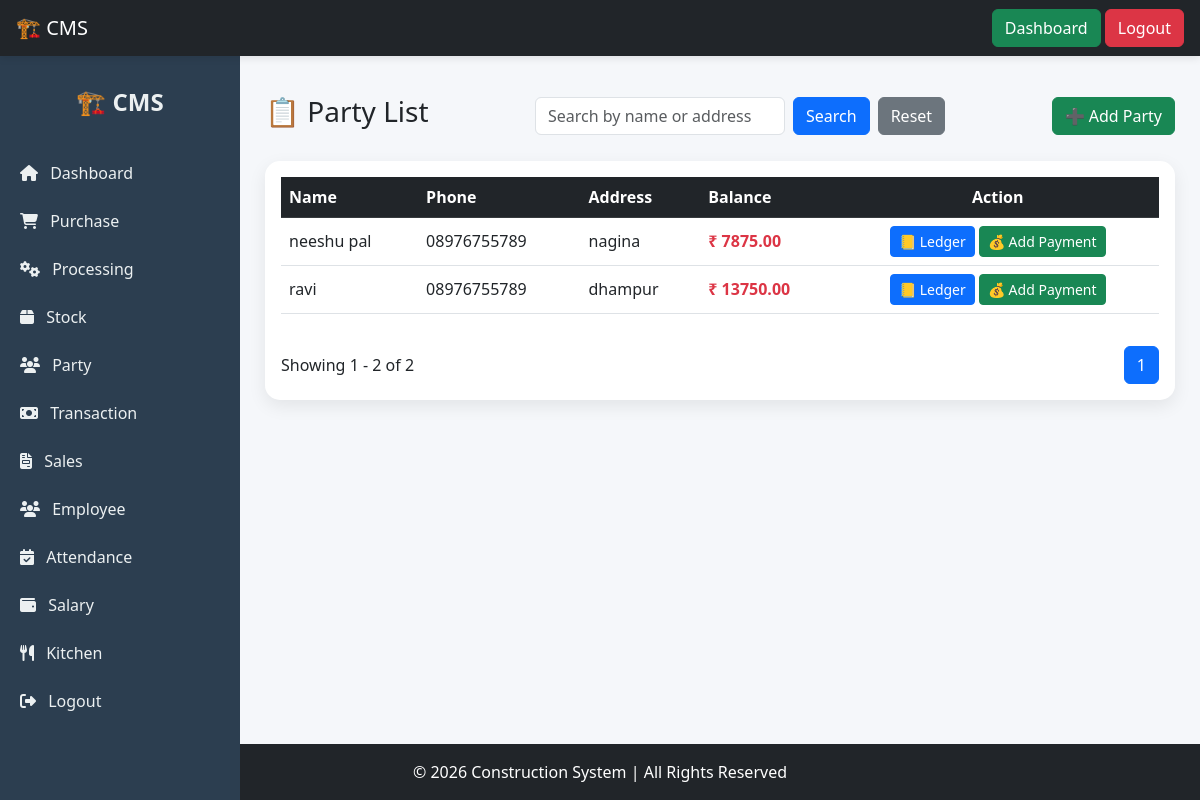
Before: /party/list/ (signed in) with the older database file.
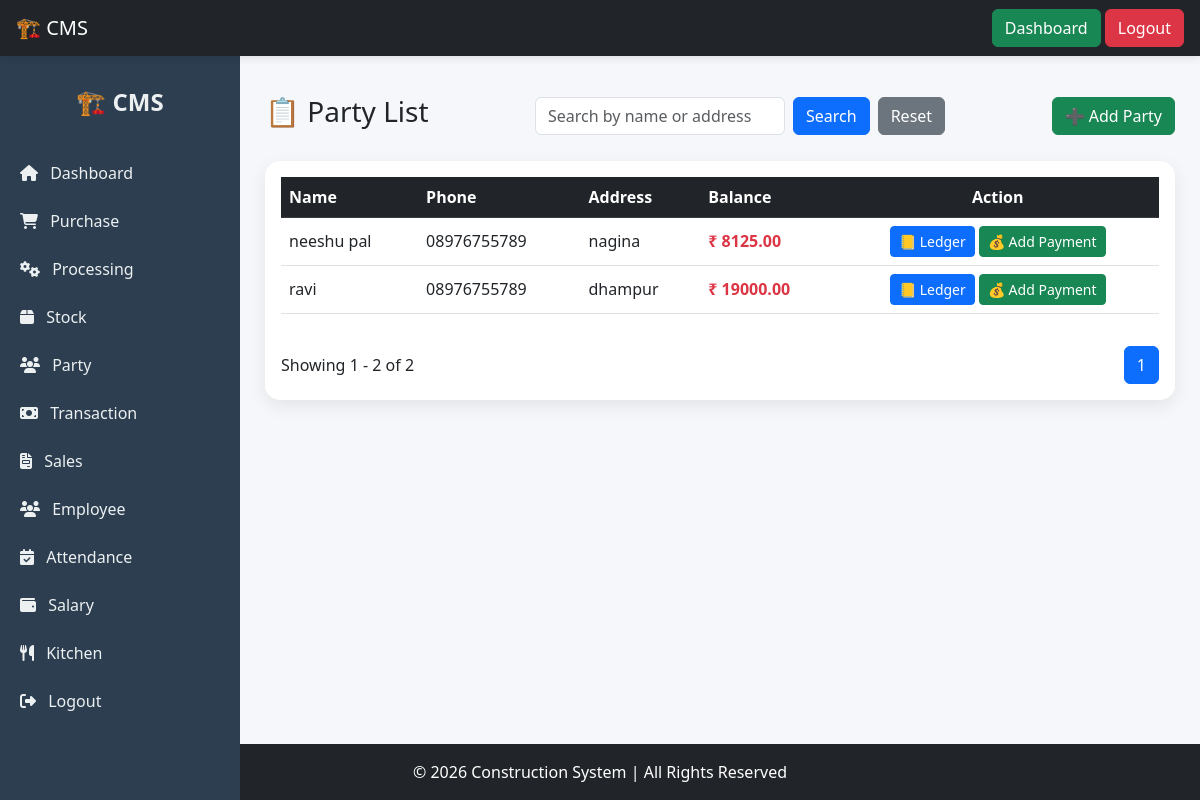
After: the same page with the newer database file.
### mainapp/models.py (models this page shows, shortened)
class Party(models.Model):
    name = models.CharField(max_length=255)
    phone = models.CharField(max_length=15, blank=True, null=True)
    address = models.TextField(blank=True, null=True)
    balance = models.DecimalField(max_digits=12, decimal_places=2, default=0)

### mainapp/views.py (the view)
# urls.py: path('party/list/', party_list, name='party_list'),
@login_required
def party_list(request):
    search = request.GET.get('search')
    parties = Party.objects.all().order_by('-id')
    if search and search != "None":
        parties = parties.filter(
            Q(name__icontains=search) |
            Q(address__icontains=search)
        )
    paginator = Paginator(parties, 10)
    page_number = request.GET.get('page')
    page_obj = paginator.get_page(page_number)
    return render(request, 'party/party_list.html', {
        'parties': page_obj,
        'search': search if search and search != "None" else "",
    })

### mainapp/templates/party/party_list.html (shortened to what this page needs)
{% extends "base2.html" %}
{% block content %}
<div class="d-flex justify-content-between align-items-center mb-4">
    <h3>📋 Party List</h3>
    <form method="GET" class="d-flex gap-2">
        <input type="text" name="search"
            value="{% if search != 'None' %}{{ search }}{% endif %}"
            class="form-control"
            placeholder="Search by name or address"
            style="width:250px;">
        <button class="btn btn-primary">Search</button>
        <a href="/party/list/" class="btn btn-secondary">Reset</a>
    </form>
    <div>
        <a href="/party/add/" class="btn btn-success">
            ➕ Add Party
        </a>
    </div>
</div>
<div class="card p-3">
    <div class="table-responsive">
        <table class="table table-hover align-middle">
            <thead class="table-dark">
                <tr>
                    <th>Name</th>
                    <th>Phone</th>
                    <th>Address</th>
                    <th>Balance</th>
                    <th class="text-center">Action</th>
                </tr>
            </thead>
            <tbody>
                {% for p in parties %}
                <tr>
                    <td>{{ p.name }}</td>
                    <td>{{ p.phone }}</td>
                    <td>{{ p.address }}</td>
                    <td>
                        <strong class="{% if p.balance > 0 %}text-danger{% else %}text-success{% endif %}">
                            ₹ {{ p.balance }}
                        </strong>
                    </td>
                    <td class="text-center">
                        <a href="{% url 'party_detail' p.id %}" class="btn btn-primary btn-sm">
                            📒 Ledger
                        </a>
                        <a href="{% url 'add_transaction' %}?party={{ p.id }}" class="btn btn-success btn-sm">
                            💰 Add Payment
                        </a>
                    </td>
                </tr>
                {% empty %}
                <tr>
                    <td colspan="5" class="text-center text-muted py-4">
                        🚫 No Party Found
                    </td>
                </tr>
                {% endfor %}
            </tbody>
        </table>
    </div>
    <div class="d-flex justify-content-between align-items-center mt-3">
        <div>
            Showing {{ parties.start_index }} - {{ parties.end_index }} of {{ parties.paginator.count }}
        </div>
        <ul class="pagination mb-0">
            {% for i in parties.paginator.page_range %}
                {% if parties.number == i %}
                    <li class="page-item active"><span class="page-link">{{ i }}</span></li>
                {% else %}
                    <li class="page-item">
                        <a class="page-link" href="?page={{ i }}&search={{ search }}">{{ i }}</a>
                    </li>
                {% endif %}
            {% endfor %}
        </ul>
    </div>
</div>
{% endblock %}

Changed rows visible on the page:
changed Party "neeshu pal": balance "7875.00" → "8125.00"
changed Party "ravi": balance "13750.00" → "19000.00"
